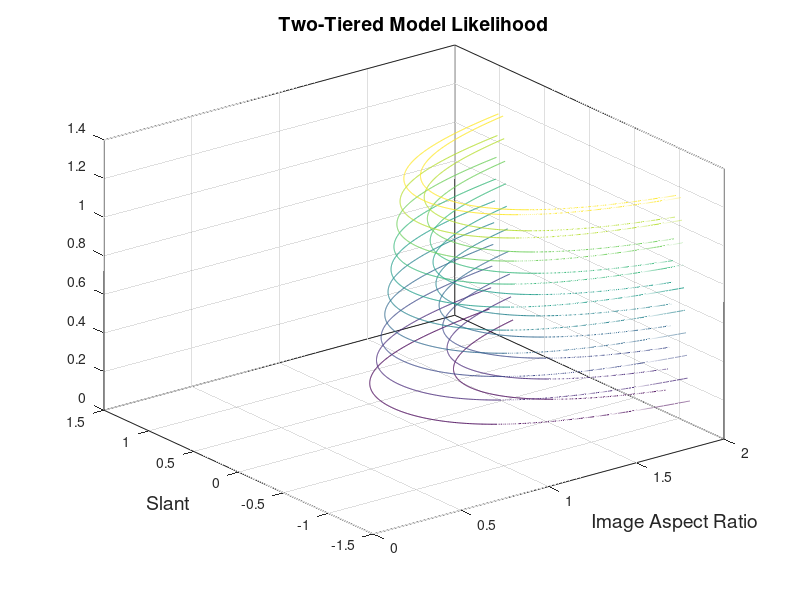

MATLAB code to generate this figure:
sigma = 0.1;
x= 0:.005:2;
y=-1.5:.005:1.5;
[X,Y] = meshgrid(x,y); 
F = (1/sqrt((2*pi)*sigma))*exp(-(1*1.10-((X).*cos(Y))).^2 / (2*sigma^2));
%surf(X,Y,F)
contour3(X,Y,F)


title('Two-Tiered Model Likelihood','fontsize',14)

xlabel('Image Aspect Ratio','fontsize',14)
ylabel('Slant', 'fontsize',14)